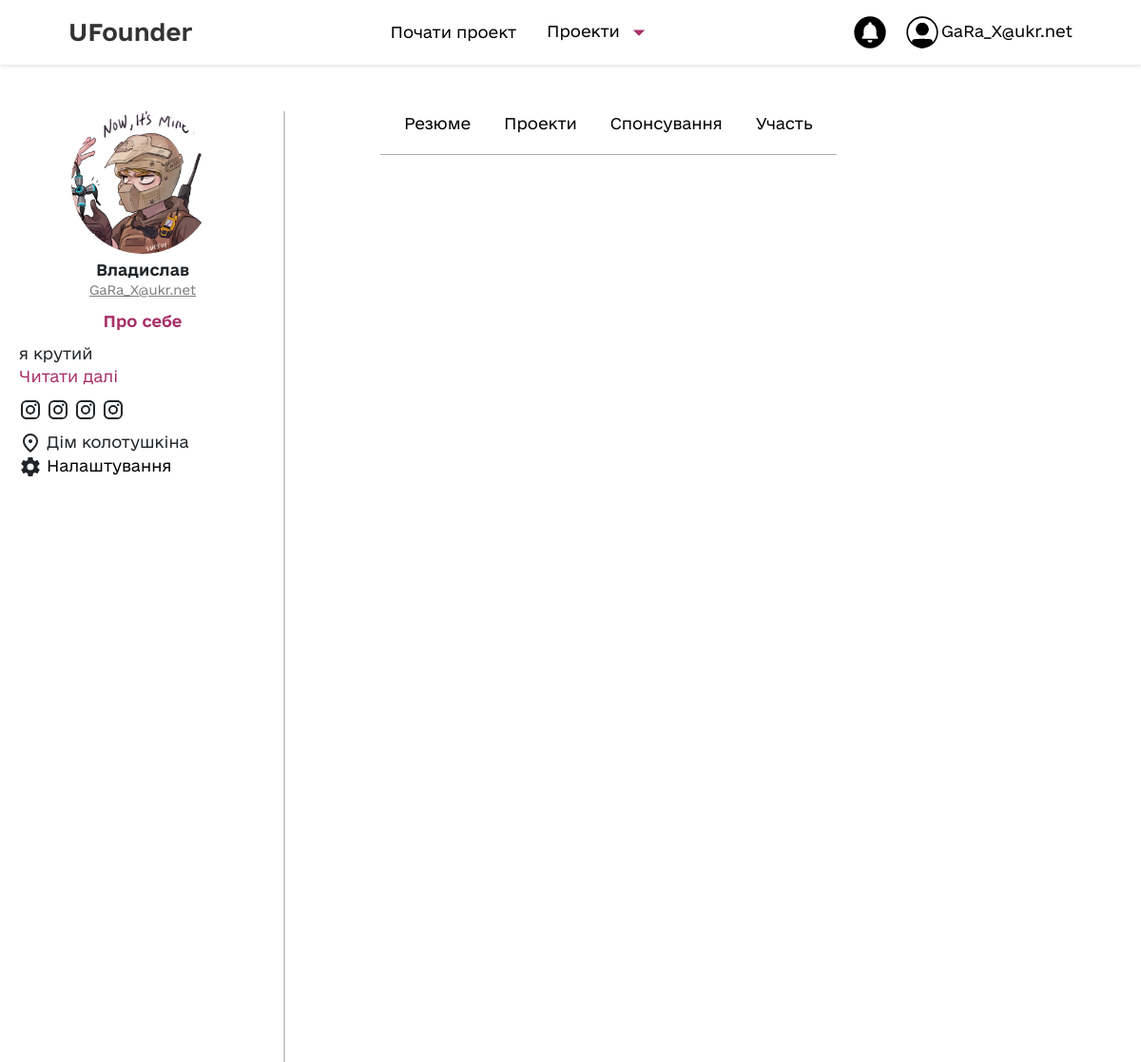
Screenshot of /profile/1 (signed in) with the database file from the repository.
### tables.py (models this page shows)
class User(db.Model):
    __tablename__: str = 'users'
    id =                      db.Column(db.Integer(),       primary_key=True)
    name =                    db.Column(db.String(102),     nullable=False)
    nickname =                db.Column(db.String(30),      nullable=True)
    registeredOn =           db.Column(db.DateTime(),      default=datetime.now)
    password =                db.Column(db.String(24),      nullable=False)
    email =                   db.Column(db.Text,            unique=True,         nullable=False)
    resume =                  db.Column(db.Text,            nullable=True)
    aboutMe =                db.Column(db.Text,            nullable=True)
    notifications =          db.Column(db.Text,            nullable=True)
    social_media =           db.Column(db.Text,            nullable=True)
    address =                 db.Column(db.Text,            nullable=True)
    projectsParticipated =   db.relationship('ProjectTeam', back_populates='user')
    projectsSponsored =      db.relationship('UserSponsor', back_populates='user')

### user_blueprint.py (the view)
@user.route("/profile/<int:id>")
def ShowProfile(id):
    user = UserQuery().GetUserById(id) #session["id"])
    return render_template("profile.html",
                           fullName=user.name,
                           email=user.email,
                           aboutMe=user.aboutMe,
                           resume=user.resume,
                           address=user.address,
                           user_id=user.id,
                           image_path=f"{UPLOAD_FOLDER_AVATARS}/{getImageNameById(id, UPLOAD_FOLDER_AVATARS)}",
                           userProjects=ProjectQuery().GetUserProjects(user.id),
                           getImageById=getImageNameById,
                           userProjectsParticipated=user.projectsParticipated,
                           userProjectsSponsored=user.projectsSponsored,
                           path=UPLOAD_FOLDER,
                           loads=loads
                           )# + " " + user.surname

### image_manager.py (called while the page is built)
def getImageNameById(id, upload_folder=UPLOAD_FOLDER):
    names = [f.split(".") for f in listdir(upload_folder) if "_" not in f]
    for name in names:
        if int(name[0]) == id:
            return f"{name[0]}.{name[-1]}"

### queries.py (called while the page is built)
    def GetUserById(self, id):
        return db.session.query(User)\
            .get(id)

    def GetUserProjects(self, userId):
        return db.session.query(Project)\
               .filter(Project.authorId == userId)\
               .all()

### templates/profile.html (shortened to what this page needs)
{% extends 'base.html' %}
{% block content %}
<div class="profile">
    <div class="profile__user--info resizable" id="resizeMe">
        <img src="../{{ image_path }}" alt="" class="user__image">
        <div class="user__name">{{ fullName }}</div>
        <div class="user__email">{{ email }}</div>
        <div class="user__about">
            <div class="about__title">Про себе</div>
            <div id="about__content">{{ aboutMe }}</div>
            <span id="read__more"></span>
        </div>
        <div class="about__info__footer">
            <div class="about__info__footer--socials">
            </div>
            <div class="about__info__footer--text">
                <span> {{ address }} </span>
                <br>
                {% if user_id == session['id'] %}
                <span class="settings"> <a href="{{ url_for('user.EditProfile', id=user_id) }}">Налаштування</a> </span>
                {% endif %}
            </div>
        </div>
        <div class="resizer resizer-r"></div>
    </div>
    <nav class="user__content" id="navbar">
        <ul>
            <li><a href="#" data-target="block1">Резюме</a></li>
            <li><a href="#" data-target="block2">Проекти</a></li>
            <li><a href="#" data-target="block3">Спонсування</a></li>
            <li><a href="#" data-target="block4">Участь</a></li>
        </ul>
    </nav>
</div>
{% endblock %}

### templates/base.html (shortened to what this page needs)
<!DOCTYPE html>
<html lang="en">
<head>
  <link rel="stylesheet" href="../static/css/bootstrap.min.css">
  <link rel="stylesheet" href="../static/scss/styles.css">
</head>
<body>
  <header class="header">
    <div class="header__logo"><a href="{{ url_for('main.MainPage') }}">UFounder</a></div>
    <nav class="header__nav">
      <ul class="header__menu menu">
        <li class="menu__item"><a href="{{ url_for('project.CreateProject') }}" class="menu__link">Почати проект</a></li>
        <li class="menu__item dropdown">
          <a class="menu__link" href="#" id="navbarDropdownMenuLink" role="button"
            data-bs-toggle="dropdown" aria-expanded="false">
            Проекти <svg xmlns="http://www.w3.org/2000/svg" width="30" height="30" viewBox="0 0 24 24">
              <path fill="#a73169" d="m12 15l-5-5h10l-5 5Z" /></svg>
          </a>
        </li>
      </ul>
    </nav>
    <div class="header__profile profile">
     <a href="{{ url_for('user.ShowNotifications') if session['id'] else url_for('main.MainPage')}}" class="profile__link"></a>
      <a href="{{ url_for('user.SignupPage') if not session['id'] else url_for('user.Profile') }}" class="profile__link"><svg xmlns="http://www.w3.org/2000/svg"
          width="48" height="48" viewBox="0 0 48 48">
          <g fill="currentColor">
            <path fill-rule="evenodd"
              d="M24 42c9.941 0 18-8.059 18-18S33.941 6 24 6S6 14.059 6 24s8.059 18 18 18Zm0 2c11.046 0 20-8.954 20-20S35.046 4 24 4S4 12.954 4 24s8.954 20 20 20Z"
              clip-rule="evenodd" />
            <path
              d="M12 35.63c0-1.033.772-1.906 1.8-2.02c7.715-.854 12.72-.777 20.418.019a1.99 1.99 0 0 1 1.108 3.472c-9.085 7.919-14.277 7.81-22.686.008c-.41-.38-.64-.92-.64-1.478Z" />
            <path fill-rule="evenodd"
              d="M34.115 34.623c-7.637-.79-12.57-.864-20.206-.019A1.028 1.028 0 0 0 13 35.631c0 .286.119.557.32.745c4.168 3.866 7.326 5.613 10.413 5.624c3.098.011 6.426-1.722 10.936-5.652a.99.99 0 0 0-.554-1.724ZM13.69 32.616c7.796-.863 12.874-.785 20.632.018a2.99 2.99 0 0 1 1.662 5.221c-4.575 3.988-8.385 6.16-12.257 6.145c-3.883-.014-7.525-2.223-11.766-6.158A3.018 3.018 0 0 1 11 35.63a3.028 3.028 0 0 1 2.69-3.015Z"
              clip-rule="evenodd" />
            <path d="M32 20a8 8 0 1 1-16 0a8 8 0 0 1 16 0Z" />
            <path fill-rule="evenodd" d="M24 26a6 6 0 1 0 0-12a6 6 0 0 0 0 12Zm0 2a8 8 0 1 0 0-16a8 8 0 0 0 0 16Z"
              clip-rule="evenodd" />
          </g>
          <span>{{ session["email"] if session["email"] else "Увійдіть у акаунт" }}</span>
        </svg></a></div>
  </header>
  {% block content %} {% endblock %}
</body>

### static/scss/styles.css (style rules this page uses)
* { margin: 0; padding: 0; box-sizing: border-box; cursor: default; }
a { color: #000 !important; cursor: pointer; text-decoration: none !important; transition: all 0.3s ease-in-out; }
.header { display: flex; justify-content: space-between; align-items: center; padding: 14px 226px 14px 226px; background-color: #fff; box-shadow: 0 2px 4px rgba(0, 0, 0, 0.1); }
body { font-family: "e-Ukraine" !important; }
.header__logo { font-size: 1.5rem; font-weight: bold; color: #333 !important; text-decoration: none !important; }
.header__logo a { color: #333 !important; text-decoration: none !important; }
.profile__link svg { width: 40px; height: 40px; }
.header__nav { display: flex; justify-content: center; align-items: center; }
.header__menu { display: flex; justify-content: space-between; align-items: center; margin: 0; padding: 0; list-style-type: none; }
.menu__item { margin: 0 1rem; }
.menu__link { color: #333; text-decoration: none; transition: all 0.2s ease-in-out; font-weight: light; }
.profile__link { color: #333; text-decoration: none; transition: all 0.2s ease-in-out; }
@media (max-width: 1250px) { .header { padding: 14px 72px 14px 72px; } }
#read__more::before { content: "Читати далі"; color: #A73169; cursor: pointer; }
#about__content { display: -webkit-box; -webkit-line-clamp: 3; -webkit-box-orient: vertical; overflow: hidden; }
.resizable { position: relative; width: 300px; height: 1000px; min-width: 300px !important; max-width: 683px !important; }
.resizer { position: absolute; border: 1px solid rgba(0, 0, 0, 0.2); }
.resizer-r { cursor: col-resize; height: 100%; right: 0; top: 0; }
.profile__user--info { float: left; padding-left: 20px; padding-right: 20px; margin-top: 49px; }
.user__image { height: 150px; width: 150px; border-radius: 100px; background-position: center; background-repeat: no-repeat; background-size: cover; display: block; margin: 0 auto; }
.user__name { text-align: center; font-weight: bold; padding-top: 5px; }
.user__email { text-align: center; text-decoration: underline; color: rgba(0, 0, 0, 0.5); font-size: 13px; }
.user__about { text-align: left; }
.about__title { font-weight: bold; text-align: center; color: #A73169; padding-top: 10px; padding-bottom: 10px; }
.about__info__footer--text, .about__info__footer--socials { display: inline-block; padding-top: 10px; }
.user__content { border-bottom: 1px solid rgba(0, 0, 0, 0.3); padding: 10px; display: inline-block; margin-left: 100px; margin-top: 30px; }
.user__content ul { list-style: none; margin: 0; padding: 0; }
.user__content li { display: inline-block; padding: 10px; }
#navbar a { color: #333; text-decoration: none; padding: 5px; }
.settings { padding-top: 100px !important; }
.notification { margin-right: 10px; }

### rows the page displays
User: email "GaRa_X@ukr.net", name "Владислав", aboutMe "я крутий", address "Дім колотушкіна"
